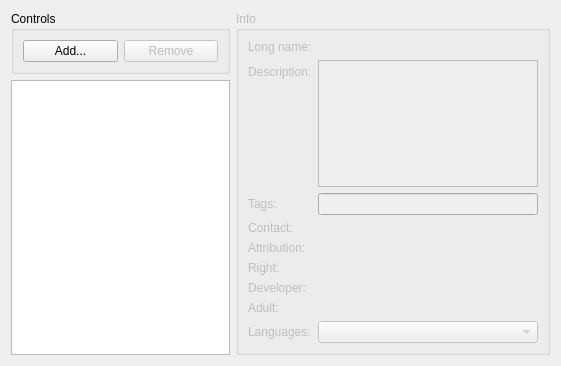
<?xml version="1.0" encoding="UTF-8"?>
<ui version="4.0">
 <class>SearchersList</class>
 <widget class="QWidget" name="SearchersList">
  <property name="geometry">
   <rect>
    <x>0</x>
    <y>0</y>
    <width>561</width>
    <height>366</height>
   </rect>
  </property>
  <property name="windowTitle">
   <string>Searchers list</string>
  </property>
  <layout class="QVBoxLayout" name="verticalLayout_2">
   <item>
    <layout class="QHBoxLayout" name="horizontalLayout">
     <item>
      <layout class="QVBoxLayout" name="verticalLayout">
       <item>
        <widget class="QGroupBox" name="groupBox">
         <property name="title">
          <string>Controls</string>
         </property>
         <layout class="QHBoxLayout" name="horizontalLayout_2">
          <item>
           <widget class="QPushButton" name="ButtonAdd_">
            <property name="text">
             <string>Add...</string>
            </property>
           </widget>
          </item>
          <item>
           <widget class="QPushButton" name="ButtonRemove_">
            <property name="enabled">
             <bool>false</bool>
            </property>
            <property name="text">
             <string>Remove</string>
            </property>
           </widget>
          </item>
         </layout>
         <zorder>ButtonRemove_</zorder>
         <zorder>ButtonAdd_</zorder>
        </widget>
       </item>
       <item>
        <widget class="QTreeView" name="SearchersView_"/>
       </item>
      </layout>
     </item>
     <item>
      <widget class="QGroupBox" name="InfoBox_">
       <property name="enabled">
        <bool>false</bool>
       </property>
       <property name="title">
        <string>Info</string>
       </property>
       <layout class="QFormLayout" name="formLayout">
        <property name="fieldGrowthPolicy">
         <enum>QFormLayout::AllNonFixedFieldsGrow</enum>
        </property>
        <item row="0" column="0">
         <widget class="QLabel" name="LongNameLabel_">
          <property name="text">
           <string>Long name:</string>
          </property>
         </widget>
        </item>
        <item row="0" column="1">
         <widget class="QLabel" name="LongName_">
          <property name="text">
           <string/>
          </property>
         </widget>
        </item>
        <item row="1" column="0">
         <widget class="QLabel" name="DescriptionLabel_">
          <property name="text">
           <string>Description:</string>
          </property>
         </widget>
        </item>
        <item row="1" column="1">
         <widget class="QTextEdit" name="Description_"/>
        </item>
        <item row="2" column="0">
         <widget class="QLabel" name="TagsLabel_">
          <property name="text">
           <string>Tags:</string>
          </property>
         </widget>
        </item>
        <item row="3" column="0">
         <widget class="QLabel" name="ContactLabel_">
          <property name="text">
           <string>Contact:</string>
          </property>
         </widget>
        </item>
        <item row="3" column="1">
         <widget class="QLabel" name="Contact_">
          <property name="text">
           <string/>
          </property>
         </widget>
        </item>
        <item row="4" column="0">
         <widget class="QLabel" name="AttributionLabel_">
          <property name="text">
           <string>Attribution:</string>
          </property>
         </widget>
        </item>
        <item row="4" column="1">
         <widget class="QLabel" name="Attribution_">
          <property name="text">
           <string/>
          </property>
         </widget>
        </item>
        <item row="5" column="0">
         <widget class="QLabel" name="RightLabel_">
          <property name="text">
           <string>Right:</string>
          </property>
         </widget>
        </item>
        <item row="5" column="1">
         <widget class="QLabel" name="Right_">
          <property name="text">
           <string/>
          </property>
         </widget>
        </item>
        <item row="6" column="0">
         <widget class="QLabel" name="DeveloperLabel_">
          <property name="text">
           <string>Developer:</string>
          </property>
         </widget>
        </item>
        <item row="6" column="1">
         <widget class="QLabel" name="Developer_">
          <property name="text">
           <string/>
          </property>
         </widget>
        </item>
        <item row="7" column="0">
         <widget class="QLabel" name="AdultLabel_">
          <property name="text">
           <string>Adult:</string>
          </property>
         </widget>
        </item>
        <item row="7" column="1">
         <widget class="QLabel" name="Adult_">
          <property name="text">
           <string/>
          </property>
         </widget>
        </item>
        <item row="8" column="0">
         <widget class="QLabel" name="LanguagesLabel_">
          <property name="text">
           <string>Languages:</string>
          </property>
         </widget>
        </item>
        <item row="8" column="1">
         <widget class="QComboBox" name="Languages_"/>
        </item>
        <item row="2" column="1">
         <widget class="LeechCraft::Util::TagsLineEdit" name="Tags_"/>
        </item>
       </layout>
      </widget>
     </item>
    </layout>
   </item>
   <item>
    <spacer name="verticalSpacer">
     <property name="orientation">
      <enum>Qt::Vertical</enum>
     </property>
     <property name="sizeHint" stdset="0">
      <size>
       <width>17</width>
       <height>2</height>
      </size>
     </property>
    </spacer>
   </item>
  </layout>
 </widget>
 <customwidgets>
  <customwidget>
   <class>LeechCraft::Util::TagsLineEdit</class>
   <extends>QLineEdit</extends>
   <header location="global">util/tagslineedit.h</header>
  </customwidget>
 </customwidgets>
 <resources/>
 <connections/>
</ui>
